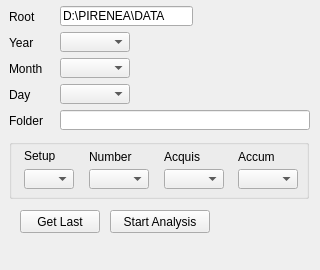
<?xml version="1.0" encoding="UTF-8"?>
<ui version="4.0">
 <class>DockWidget_DataSelector</class>
 <widget class="QDockWidget" name="DockWidget_DataSelector">
  <property name="geometry">
   <rect>
    <x>0</x>
    <y>0</y>
    <width>320</width>
    <height>270</height>
   </rect>
  </property>
  <property name="minimumSize">
   <size>
    <width>320</width>
    <height>270</height>
   </size>
  </property>
  <property name="maximumSize">
   <size>
    <width>320</width>
    <height>270</height>
   </size>
  </property>
  <property name="features">
   <set>QDockWidget::DockWidgetFloatable|QDockWidget::DockWidgetMovable</set>
  </property>
  <property name="allowedAreas">
   <set>Qt::LeftDockWidgetArea|Qt::RightDockWidgetArea</set>
  </property>
  <property name="windowTitle">
   <string>Data Selector</string>
  </property>
  <widget class="QWidget" name="dockWidgetContents">
   <widget class="QLabel" name="label_Folder">
    <property name="geometry">
     <rect>
      <x>9</x>
      <y>9</y>
      <width>60</width>
      <height>16</height>
     </rect>
    </property>
    <property name="minimumSize">
     <size>
      <width>60</width>
      <height>0</height>
     </size>
    </property>
    <property name="maximumSize">
     <size>
      <width>60</width>
      <height>16777215</height>
     </size>
    </property>
    <property name="text">
     <string>Root</string>
    </property>
   </widget>
   <widget class="QLabel" name="label_Year">
    <property name="geometry">
     <rect>
      <x>9</x>
      <y>35</y>
      <width>60</width>
      <height>16</height>
     </rect>
    </property>
    <property name="minimumSize">
     <size>
      <width>60</width>
      <height>0</height>
     </size>
    </property>
    <property name="maximumSize">
     <size>
      <width>60</width>
      <height>16777215</height>
     </size>
    </property>
    <property name="text">
     <string>Year</string>
    </property>
   </widget>
   <widget class="QLabel" name="label_Month">
    <property name="geometry">
     <rect>
      <x>9</x>
      <y>61</y>
      <width>50</width>
      <height>16</height>
     </rect>
    </property>
    <property name="minimumSize">
     <size>
      <width>50</width>
      <height>0</height>
     </size>
    </property>
    <property name="maximumSize">
     <size>
      <width>60</width>
      <height>16777215</height>
     </size>
    </property>
    <property name="text">
     <string>Month</string>
    </property>
   </widget>
   <widget class="QLabel" name="label_Day">
    <property name="geometry">
     <rect>
      <x>9</x>
      <y>87</y>
      <width>50</width>
      <height>16</height>
     </rect>
    </property>
    <property name="minimumSize">
     <size>
      <width>50</width>
      <height>0</height>
     </size>
    </property>
    <property name="maximumSize">
     <size>
      <width>60</width>
      <height>16777215</height>
     </size>
    </property>
    <property name="text">
     <string>Day</string>
    </property>
   </widget>
   <widget class="QLabel" name="label_Directory">
    <property name="geometry">
     <rect>
      <x>9</x>
      <y>113</y>
      <width>44</width>
      <height>16</height>
     </rect>
    </property>
    <property name="maximumSize">
     <size>
      <width>60</width>
      <height>16777215</height>
     </size>
    </property>
    <property name="text">
     <string>Folder</string>
    </property>
   </widget>
   <widget class="QPushButton" name="pushButton_StartAnalysis">
    <property name="geometry">
     <rect>
      <x>110</x>
      <y>210</y>
      <width>100</width>
      <height>23</height>
     </rect>
    </property>
    <property name="text">
     <string>Start Analysis</string>
    </property>
   </widget>
   <widget class="QGroupBox" name="groupBox">
    <property name="geometry">
     <rect>
      <x>9</x>
      <y>139</y>
      <width>300</width>
      <height>60</height>
     </rect>
    </property>
    <property name="minimumSize">
     <size>
      <width>270</width>
      <height>60</height>
     </size>
    </property>
    <property name="maximumSize">
     <size>
      <width>300</width>
      <height>60</height>
     </size>
    </property>
    <property name="title">
     <string/>
    </property>
    <widget class="QLabel" name="label_Acquis">
     <property name="geometry">
      <rect>
       <x>155</x>
       <y>10</y>
       <width>50</width>
       <height>16</height>
      </rect>
     </property>
     <property name="text">
      <string>Acquis</string>
     </property>
    </widget>
    <widget class="QLabel" name="label_3">
     <property name="geometry">
      <rect>
       <x>229</x>
       <y>10</y>
       <width>50</width>
       <height>16</height>
      </rect>
     </property>
     <property name="text">
      <string>Accum</string>
     </property>
    </widget>
    <widget class="QLabel" name="label_Number">
     <property name="geometry">
      <rect>
       <x>80</x>
       <y>10</y>
       <width>50</width>
       <height>16</height>
      </rect>
     </property>
     <property name="text">
      <string>Number</string>
     </property>
    </widget>
    <widget class="QComboBox" name="comboBox_Number">
     <property name="geometry">
      <rect>
       <x>80</x>
       <y>30</y>
       <width>60</width>
       <height>20</height>
      </rect>
     </property>
     <property name="maxVisibleItems">
      <number>100</number>
     </property>
    </widget>
    <widget class="QComboBox" name="comboBox_Acquis">
     <property name="geometry">
      <rect>
       <x>155</x>
       <y>30</y>
       <width>60</width>
       <height>20</height>
      </rect>
     </property>
     <property name="maxVisibleItems">
      <number>100</number>
     </property>
    </widget>
    <widget class="QComboBox" name="comboBox_Accum">
     <property name="geometry">
      <rect>
       <x>229</x>
       <y>30</y>
       <width>60</width>
       <height>20</height>
      </rect>
     </property>
     <property name="maxVisibleItems">
      <number>100</number>
     </property>
    </widget>
    <widget class="QLabel" name="label_Setup">
     <property name="geometry">
      <rect>
       <x>15</x>
       <y>10</y>
       <width>50</width>
       <height>13</height>
      </rect>
     </property>
     <property name="text">
      <string>Setup</string>
     </property>
    </widget>
    <widget class="QComboBox" name="comboBox_Setup">
     <property name="geometry">
      <rect>
       <x>15</x>
       <y>30</y>
       <width>50</width>
       <height>20</height>
      </rect>
     </property>
    </widget>
   </widget>
   <widget class="QLineEdit" name="lineEdit_Folder">
    <property name="geometry">
     <rect>
      <x>60</x>
      <y>6</y>
      <width>133</width>
      <height>20</height>
     </rect>
    </property>
    <property name="minimumSize">
     <size>
      <width>120</width>
      <height>0</height>
     </size>
    </property>
    <property name="text">
     <string>D:\PIRENEA\DATA</string>
    </property>
    <property name="readOnly">
     <bool>false</bool>
    </property>
   </widget>
   <widget class="QLineEdit" name="lineEdit_Directory">
    <property name="geometry">
     <rect>
      <x>60</x>
      <y>110</y>
      <width>250</width>
      <height>20</height>
     </rect>
    </property>
    <property name="minimumSize">
     <size>
      <width>240</width>
      <height>0</height>
     </size>
    </property>
    <property name="text">
     <string/>
    </property>
   </widget>
   <widget class="QComboBox" name="comboBox_Day">
    <property name="geometry">
     <rect>
      <x>60</x>
      <y>84</y>
      <width>70</width>
      <height>20</height>
     </rect>
    </property>
    <property name="minimumSize">
     <size>
      <width>70</width>
      <height>0</height>
     </size>
    </property>
    <property name="maxVisibleItems">
     <number>31</number>
    </property>
   </widget>
   <widget class="QComboBox" name="comboBox_Month">
    <property name="geometry">
     <rect>
      <x>60</x>
      <y>58</y>
      <width>70</width>
      <height>20</height>
     </rect>
    </property>
    <property name="minimumSize">
     <size>
      <width>70</width>
      <height>0</height>
     </size>
    </property>
    <property name="maxVisibleItems">
     <number>12</number>
    </property>
   </widget>
   <widget class="QComboBox" name="comboBox_Year">
    <property name="geometry">
     <rect>
      <x>60</x>
      <y>32</y>
      <width>70</width>
      <height>20</height>
     </rect>
    </property>
    <property name="minimumSize">
     <size>
      <width>70</width>
      <height>0</height>
     </size>
    </property>
    <property name="maxVisibleItems">
     <number>15</number>
    </property>
   </widget>
   <widget class="QPushButton" name="pushButton_GetLast">
    <property name="geometry">
     <rect>
      <x>20</x>
      <y>210</y>
      <width>80</width>
      <height>23</height>
     </rect>
    </property>
    <property name="text">
     <string>Get Last</string>
    </property>
   </widget>
  </widget>
 </widget>
 <resources/>
 <connections/>
</ui>
